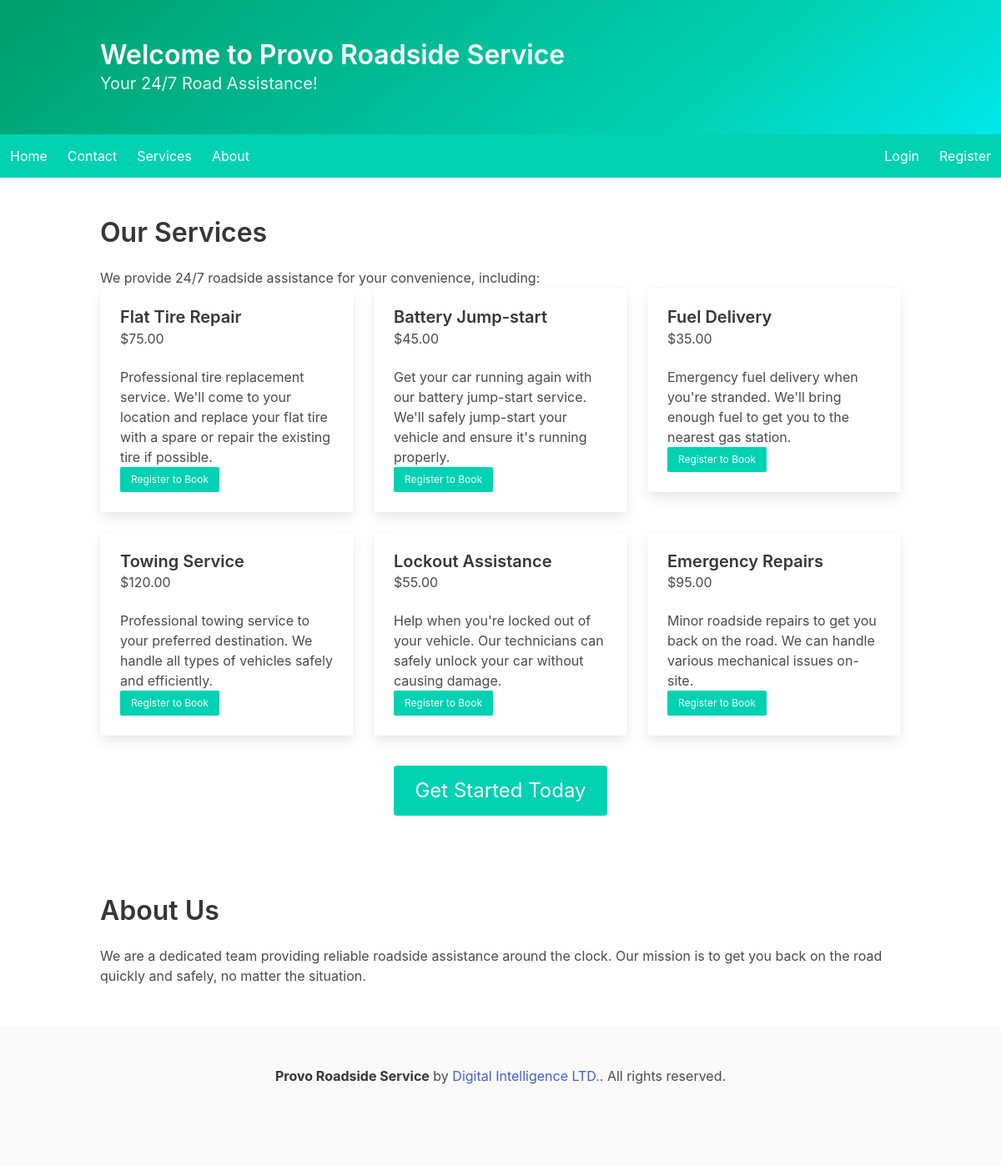
The page / on the database its author committed.
### roadside_service_app/models.py (models this page shows, shortened)
class Service(models.Model):
    name = models.CharField(max_length=100)
    description = models.TextField()
    price = models.DecimalField(max_digits=10, decimal_places=2, validators=[MinValueValidator(0)])
    duration = models.IntegerField(help_text="Estimated duration in minutes", default=60)
    is_active = models.BooleanField(default=True)
    icon = models.CharField(max_length=50, default="car")

### roadside_service_app/views.py (the view)
# urls.py: path('', views.home, name='home'),  # Home page
def home(request):
    services = Service.objects.filter(is_active=True)[:6]
    context = {
        'services': services,
        'user': request.user
    }
    return render(request, 'home.html', context)

### roadside_service_app/templates/home.html (shortened to what this page needs)
<!DOCTYPE html>
<html lang="en">
<head>
    <link rel="stylesheet" href="https://cdn.jsdelivr.net/npm/bulma@0.9.3/css/bulma.min.css">
</head>
<body>
    <section class="hero is-primary is-bold">
        <div class="hero-body">
            <div class="container">
                <h1 class="title">Welcome to Provo Roadside Service</h1>
                <p class="subtitle">Your 24/7 Road Assistance!</p>
            </div>
        </div>
    </section>
    <nav class="navbar is-primary">
        <div class="navbar-menu">
            <div class="navbar-start">
                <a href="/" class="navbar-item">Home</a>
                <a href="/contact/" class="navbar-item">Contact</a>
                <a href="/services/" class="navbar-item">Services</a>
                <a href="/about/" class="navbar-item">About</a>
            </div>
            <div class="navbar-end">
                {% if user.is_authenticated %}
                    <a href="/dashboard/" class="navbar-item">Dashboard</a>
                    <a href="/book/" class="navbar-item">Book Service</a>
                    <a href="/logout/" class="navbar-item">Logout</a>
                {% else %}
                    <a href="/login/" class="navbar-item">Login</a>
                    <a href="/register/" class="navbar-item">Register</a>
                {% endif %}
            </div>
        </div>
    </nav>
    <section class="section">
        <div class="container">
            <h2 class="title">Our Services</h2>
            <p>We provide 24/7 roadside assistance for your convenience, including:</p>
            {% if services %}
                <div class="columns is-multiline">
                    {% for service in services %}
                        <div class="column is-one-third">
                            <div class="card">
                                <div class="card-content">
                                    <h3 class="title is-5">{{ service.name }}</h3>
                                    <p class="subtitle is-6">${{ service.price }}</p>
                                    <p>{{ service.description }}</p>
                                    {% if user.is_authenticated %}
                                        <a href="/book/" class="button is-primary is-small">Book Now</a>
                                    {% else %}
                                        <a href="/register/" class="button is-primary is-small">Register to Book</a>
                                    {% endif %}
                                </div>
                            </div>
                        </div>
                    {% endfor %}
                </div>
            {% endif %}
            {% if not user.is_authenticated %}
                <div class="has-text-centered mt-5">
                    <a href="/register/" class="button is-primary is-large">Get Started Today</a>
                </div>
            {% endif %}
        </div>
    </section>
    <section class="section">
        <div class="container">
            <h2 class="title">About Us</h2>
            <p>We are a dedicated team providing reliable roadside assistance around the clock. Our mission is to get you back on the road quickly and safely, no matter the situation.</p>
        </div>
    </section>
    <footer class="footer">
        <div class="content has-text-centered">
            <p>
                <strong>Provo Roadside Service</strong> by <a href="https://github.com/ohallhashim"> Digital Intelligence LTD.</a>. All rights reserved.
            </p>
        </div>
    </footer>
</body>
</html>

### rows shown on the page
Service: name "Flat Tire Repair", price "75.00", description "Professional tire replacement service. We'll come to your location and replace your flat tire with a spare or repair the existing tire if possible."
Service: name "Battery Jump-start", price "45.00", description "Get your car running again with our battery jump-start service. We'll safely jump-start your vehicle and ensure it's running properly."
Service: name "Fuel Delivery", price "35.00", description "Emergency fuel delivery when you're stranded. We'll bring enough fuel to get you to the nearest gas station."
Service: name "Towing Service", price "120.00", description "Professional towing service to your preferred destination. We handle all types of vehicles safely and efficiently."
Service: name "Lockout Assistance", price "55.00", description "Help when you're locked out of your vehicle. Our technicians can safely unlock your car without causing damage."
Service: name "Emergency Repairs", price "95.00", description "Minor roadside repairs to get you back on the road. We can handle various mechanical issues on-site."
